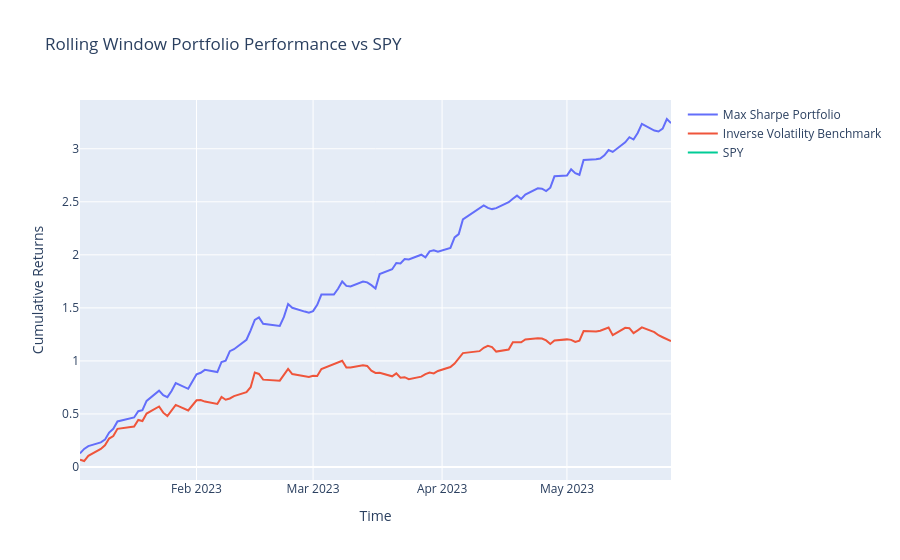

The code cell stored with this chart in its notebook:
### Code cell
# Plot the cumulative returns for the rolling window strategy and SPY
fig = go.Figure()

# Aggregate cumulative returns for the rolling window portfolio and benchmark
agg_cumulative_returns_model = np.sum([cr[0] for cr in cumulative_returns], axis=0)
agg_cumulative_returns_bench = np.sum([cr[1] for cr in cumulative_returns], axis=0)

# Ensure that SPY cumulative returns are aligned with the rolling window dates
# Slice the SPY cumulative returns to match the time period of the rolling windows
spy_dates = returns.index[:len(agg_cumulative_returns_model)]  # Adjust the dates to match the rolling window length
cumulative_returns_spy_aligned = cumulative_returns_spy[:len(agg_cumulative_returns_model)]  # Align SPY's cumulative returns with rolling windows

# Add traces for portfolio performance
fig.add_trace(go.Scatter(x=spy_dates, y=agg_cumulative_returns_model, mode='lines', name='Max Sharpe Portfolio'))
fig.add_trace(go.Scatter(x=spy_dates, y=agg_cumulative_returns_bench, mode='lines', name='Inverse Volatility Benchmark'))

# Add trace for SPY cumulative returns
fig.add_trace(go.Scatter(x=spy_dates, y=cumulative_returns_spy_aligned, mode='lines', name='SPY'))

fig.update_layout(title="Rolling Window Portfolio Performance vs SPY", xaxis_title="Time", yaxis_title="Cumulative Returns")
pio.show(fig)
